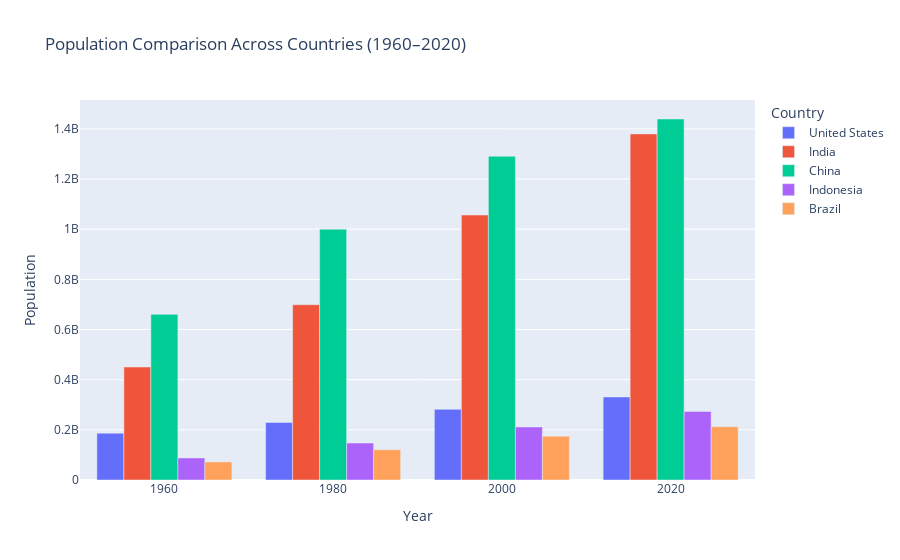

The cell this chart's notebook holds for it:
### Code cell
# Plot grouped bar chart
fig = px.bar(df_pivot_Years_melted, x='year', y='population', color='country',
             barmode='group',
             labels={'year': 'Year', 'population': 'Population', 'country': 'Country'},
             title='Population Comparison Across Countries (1960–2020)')
            

#fig.update_traces(texttemplate='%{text:,}', textposition='outside')
#fig.update_layout(xaxis=dict(type='category'))  # keeps years as discrete categories
fig.show()

### Figure 1 — Plotly figure (JSON) as saved in the notebook; plotly's stock layout.template omitted (floating-point values rounded to 4 significant figures)
{"data": [{"alignmentgroup": "True", "hovertemplate": "Country=United States<br>Year=%{x}<br>Population=%{y}<extra></extra>", "legendgroup": "United States", "marker": {"color": "#636efa", "pattern": {"shape": ""}}, "name": "United States", "offsetgroup": "United States", "orientation": "v", "showlegend": true, "textposition": "auto", "type": "bar", "x": [1960.0, 1980.0, 2000.0, 2020.0], "xaxis": "x", "y": [186700000.0, 229500000.0, 281700000.0, 331000000.0], "yaxis": "y"}, {"alignmentgroup": "True", "hovertemplate": "Country=India<br>Year=%{x}<br>Population=%{y}<extra></extra>", "legendgroup": "India", "marker": {"color": "#EF553B", "pattern": {"shape": ""}}, "name": "India", "offsetgroup": "India", "orientation": "v", "showlegend": true, "textposition": "auto", "type": "bar", "x": [1960.0, 1980.0, 2000.0, 2020.0], "xaxis": "x", "y": [450500000.0, 699000000.0, 1057000000.0, 1380000000.0], "yaxis": "y"}, {"alignmentgroup": "True", "hovertemplate": "Country=China<br>Year=%{x}<br>Population=%{y}<extra></extra>", "legendgroup": "China", "marker": {"color": "#00cc96", "pattern": {"shape": ""}}, "name": "China", "offsetgroup": "China", "orientation": "v", "showlegend": true, "textposition": "auto", "type": "bar", "x": [1960.0, 1980.0, 2000.0, 2020.0], "xaxis": "x", "y": [660400000.0, 1000000000.0, 1291000000.0, 1439000000.0], "yaxis": "y"}, {"alignmentgroup": "True", "hovertemplate": "Country=Indonesia<br>Year=%{x}<br>Population=%{y}<extra></extra>", "legendgroup": "Indonesia", "marker": {"color": "#ab63fa", "pattern": {"shape": ""}}, "name": "Indonesia", "offsetgroup": "Indonesia", "orientation": "v", "showlegend": true, "textposition": "auto", "type": "bar", "x": [1960.0, 1980.0, 2000.0, 2020.0], "xaxis": "x", "y": [87750000.0, 147400000.0, 211500000.0, 273500000.0], "yaxis": "y"}, {"alignmentgroup": "True", "hovertemplate": "Country=Brazil<br>Year=%{x}<br>Population=%{y}<extra></extra>", "legendgroup": "Brazil", "marker": {"color": "#FFA15A", "pattern": {"shape": ""}}, "name": "Brazil", "offsetgroup": "Brazil", "orientation": "v", "showlegend": true, "textposition": "auto", "type": "bar", "x": [1960.0, 1980.0, 2000.0, 2020.0], "xaxis": "x", "y": [72180000.0, 120700000.0, 174800000.0, 212600000.0], "yaxis": "y"}], "layout": {"barmode": "group", "legend": {"title": {"text": "Country"}, "tracegroupgap": 0}, "title": {"text": "Population Comparison Across Countries (1960–2020)"}, "xaxis": {"anchor": "y", "domain": [0, 1], "title": {"text": "Year"}}, "yaxis": {"anchor": "x", "domain": [0, 1], "title": {"text": "Population"}}}}
